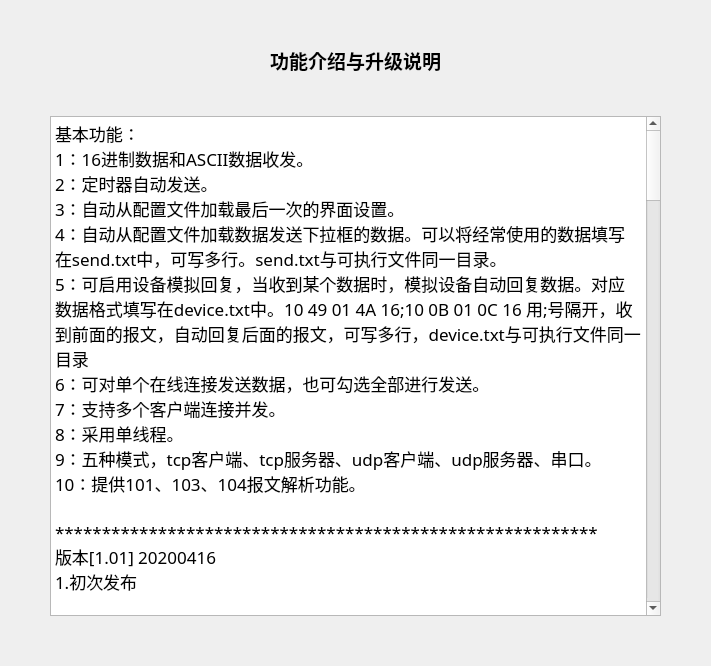
<?xml version="1.0" encoding="UTF-8"?>
<ui version="4.0">
 <class>DialogIntroduction</class>
 <widget class="QDialog" name="DialogIntroduction">
  <property name="geometry">
   <rect>
    <x>0</x>
    <y>0</y>
    <width>711</width>
    <height>666</height>
   </rect>
  </property>
  <property name="windowTitle">
   <string>软件介绍</string>
  </property>
  <layout class="QVBoxLayout" name="verticalLayout">
   <property name="leftMargin">
    <number>50</number>
   </property>
   <property name="topMargin">
    <number>10</number>
   </property>
   <property name="rightMargin">
    <number>50</number>
   </property>
   <property name="bottomMargin">
    <number>50</number>
   </property>
   <item>
    <widget class="QLabel" name="label">
     <property name="minimumSize">
      <size>
       <width>0</width>
       <height>100</height>
      </size>
     </property>
     <property name="font">
      <font>
       <family>新宋体</family>
       <pointsize>14</pointsize>
       <weight>75</weight>
       <bold>true</bold>
      </font>
     </property>
     <property name="text">
      <string>功能介绍与升级说明</string>
     </property>
     <property name="alignment">
      <set>Qt::AlignCenter</set>
     </property>
    </widget>
   </item>
   <item>
    <widget class="QPlainTextEdit" name="plainTextEdit">
     <property name="font">
      <font>
       <family>隶书</family>
       <pointsize>13</pointsize>
      </font>
     </property>
     <property name="readOnly">
      <bool>true</bool>
     </property>
     <property name="plainText">
      <string>基本功能：
1：16进制数据和ASCII数据收发。
2：定时器自动发送。
3：自动从配置文件加载最后一次的界面设置。
4：自动从配置文件加载数据发送下拉框的数据。可以将经常使用的数据填写在send.txt中，可写多行。send.txt与可执行文件同一目录。
5：可启用设备模拟回复，当收到某个数据时，模拟设备自动回复数据。对应数据格式填写在device.txt中。10 49 01 4A 16;10 0B 01 0C 16 用;号隔开，收到前面的报文，自动回复后面的报文，可写多行，device.txt与可执行文件同一目录
6：可对单个在线连接发送数据，也可勾选全部进行发送。
7：支持多个客户端连接并发。
8：采用单线程。
9：五种模式，tcp客户端、tcp服务器、udp客户端、udp服务器、串口。
10：提供101、103、104报文解析功能。

**********************************************************
版本[1.01] 20200416
1.初次发布

**********************************************************
版本[1.02] 20200419
1.增加高级功能：自定义报文发送

**********************************************************
版本[1.03] 20200422
1.自定义报文可以一键导入、清除、选中，发送时对应的报文背景色会变化

**********************************************************
版本[1.04] 20200427
1.104增加asdu50解析
2.模拟设备时，去除首尾空格以及字母大小写的影响

**********************************************************
版本[1.05] 20200428
1.模拟设备时，解决串口报文断帧的影响
2.解析报文时，可以手动对原始报文与解析结果内容上色

**********************************************************
版本[1.06] 20200504
1.增加高级功能：报文处理，可校验、转换等功能

**********************************************************
版本[1.07] 20200520
1.自定义报文可以发送文件
2.Unicode编码每组数据间可以使用多个空格
3.编码转化中字符从行输入改用文本输入,可输入回车

**********************************************************
版本[1.08] 20200522
1.103 增加对ASDU21的解析
2.103 修改ASDU10的解析,在解析NGD前判断是否存在NGD
3.增加软件介绍

**********************************************************
版本[1.09] 20200607
1.103 ASDU10支持对ASCII 8位码的解析
2.104 增加ASDU167(定值召唤等扩展功能)的解析

**********************************************************
版本[1.10] 20200608
1.增加高级功能：报文调试,可以根据收到的报文模拟回复的报文

**********************************************************
版本[1.11] 20200610
1.103 ASDU10增加GDD1为203,即遥脉报文的解析
2.修改对网络103与104序号管理解析时的格式

**********************************************************
版本[2.01] 20200810
1.使用新的代码进行解析报文
2.增加保信规约解析与103ASDU报文解析
3.增加模拟104主站与子站功能

**********************************************************
版本[2.02] 20200827
1.104增加一键顺控报文解析
2.完善104模拟主站功能

**********************************************************
版本[2.03] 20200922
1.103 增加扰动数据ASDU23-31报文解析
2.103 ASDU10gdd增加部分解析
3.原始报文可以进行整理
4.增加两个规约配置，可处理一些特殊规约
5.增加华北103规约解析

**********************************************************
版本[2.04] 20201012
1.完善104模拟主站遥控功能
2.修正103asdu10 gdd18的解析错误
3.增加104与103多种asdu类型的解析

**********************************************************
版本[2.05] 20201025
1.基本完成101、103、104所有类型报文的解析

**********************************************************
版本[2.06] 20201116
1.增加modbusRTU报文解析
2.增加双精度浮点数与16进制相互转换
3.整理报文功能增加对0x开头的16进制数处理
4.报文中非16进制的字符将被丢弃

**********************************************************
版本[2.07] 20201125
1.增加modbusTCP报文解析
2.增加许继网络103与南自网络103的解析

**********************************************************
版本[2.08] 20201210
1.修改代码结构，可对特殊规约做特殊处理
2.对许继网络103的asdu40与asdu41报文特殊处理

**********************************************************
版本[2.09] 20201228
1.修复模拟104主站长度类型未设置导致无法运行问题
2.修复解析104asdu167号报文出错问题

**********************************************************
版本[3.00] 20210101
1.修改界面

**********************************************************
版本[3.01] 20210323
1.增加南网计量终端规约解析与模拟主站功能
2.区分南网保信与国网保信
3.增加更换皮肤功能</string>
     </property>
    </widget>
   </item>
  </layout>
 </widget>
 <resources/>
 <connections/>
</ui>
